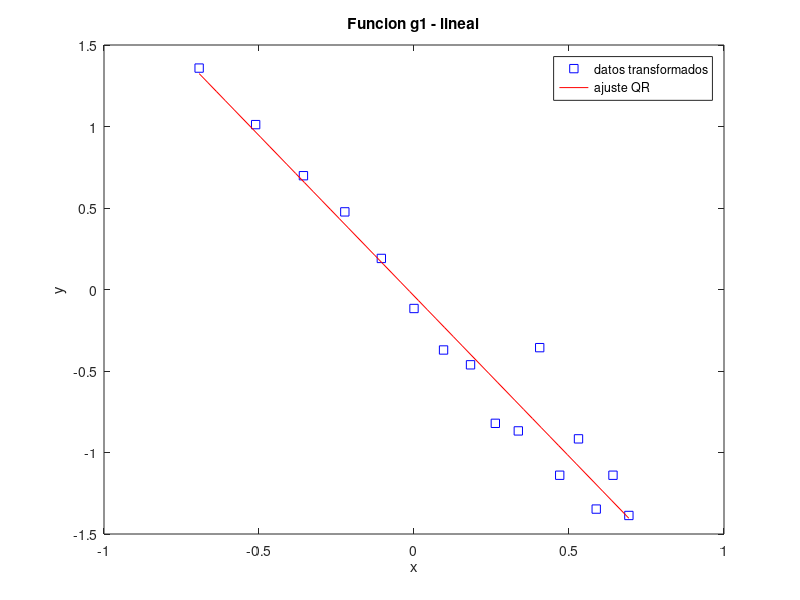
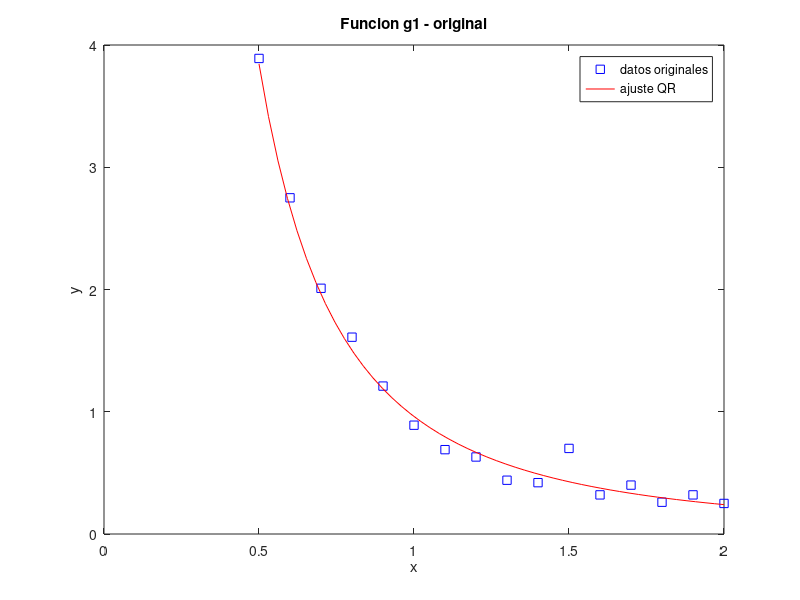
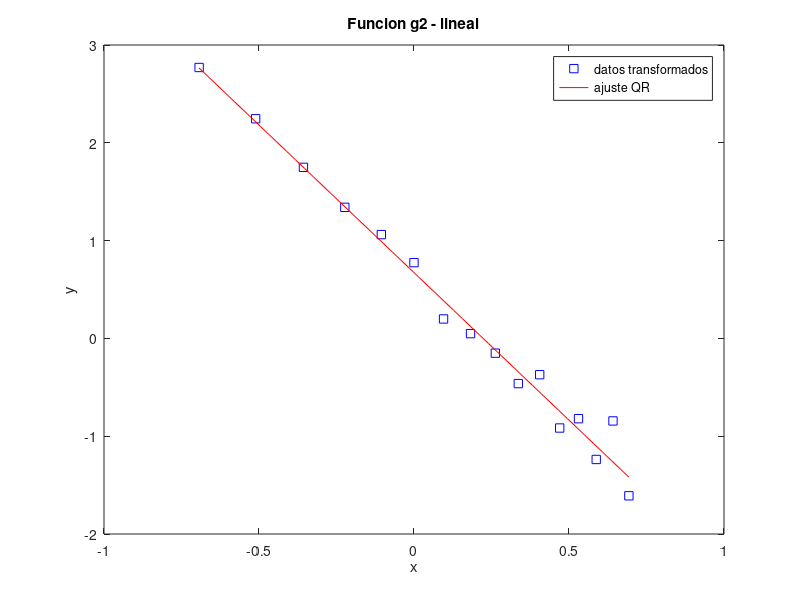
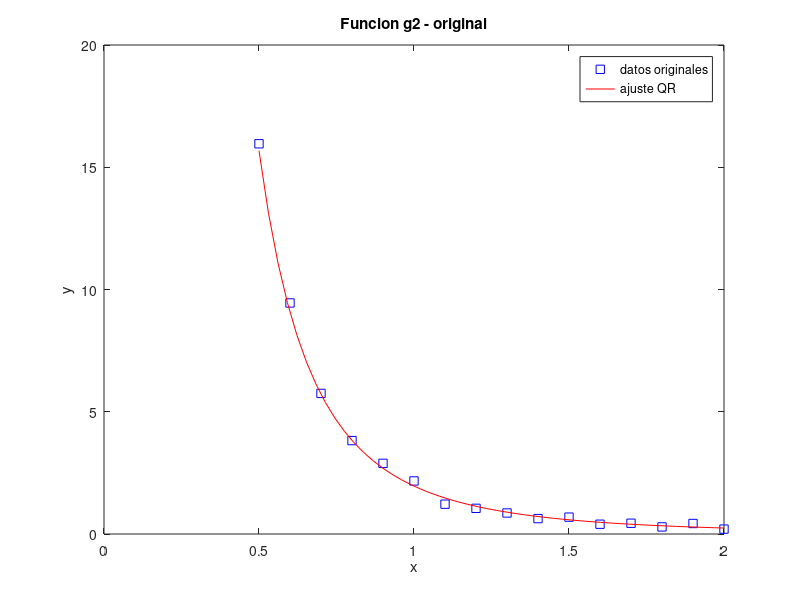

The MATLAB source for these figures, in order:
% Minimos cuadrados a los datos transformados de g1 y g2. PMCL usando descomposicion QR
clear all;
X = [0.5,0.6,0.7,0.8,0.9,1.0,1.1,1.2,1.3,1.4,1.5,1.6,1.7,1.8,1.9,2.0]';
% Funcion g1
Y1 = [3.89,2.75,2.01,1.61,1.21,0.89,0.69,0.63,0.44,0.42,0.70,0.32,0.40,0.26,0.32,0.25]';
% Funcion g2
Y2 = [15.96,9.45,5.75,3.82,2.89,2.17,1.22,1.05,0.86,0.63,0.69,0.40,0.44,0.29,0.43,0.20]';

m = length(X);
n = 2; % modelo lineal

% Modelo de funcion g
% g = @(ci,p) @(x) ci/x^p;

X_cv = log(X);
Y1_cv = log(Y1);
Y2_cv = log(Y2);

A = [X_cv ones(m,1)];
% Descomposicion QR de A:
% [Q, R] = qr(A);
% Resulta mejor calcular Q_r y R_r directamente
% Q = [Q_r Q2]
Q_r = zeros(m,n);
Q_r(:,1) = A(:,1)/norm(A(:,1));
for i = 2:n;
    aux = A(:,i);
    for j = 1:(i-1);
        aux = aux - dot(A(:,i),Q_r(:,j))*Q_r(:,j);
    end
    Q_r(:,i) = aux/norm(aux);
end

% R = [   R_r  ]
%     [0 0 .. 0]
% R_r = R(1:n,:);% 1eras n filas de R
R_r = Q_r'*A;
% Los elementos fuera del triangulo quedan en x10^-17 etc, entonces los hago cero.
for i = 1:n;
    for j = 1:(i-1);
        R_r(i,j) = 0;
    end
end
%--------------
% Funcion g1: %
%--------------
% QtY1_1 = (Q'*Y1_cv)(1:n); % 1eros n elementos del vector Q'Y
QtY1_1 = Q_r'*Y1_cv;

% resuelvo el sist lineal R1X = (Q'Y)_1 con R1 matriz triangular superior, resolver con sustitucion hacia atras.
ec1_opt.UT = true;
Param_1 = linsolve(R_r,QtY1_1,ec1_opt);
% solucion es y = X(1).t + X(2)
% y = c.x^(-p) ; log(y) = -p.log(x) + log(c) ; y_cv = A.t + B
p = round(-Param_1(1));
c = exp(Param_1(2));

% Valor minimizado: ||AX - Y||^2
dist_g1 = sum((c*X.^(-p) - Y1).^2);

%--------------
% Funcion g2: %
%--------------
% QtY1_2 = (Q'*Y2_cv)(1:n); % 1eros n elementos del vector Q'Y
QtY1_2 = Q_r'*Y2_cv;

% resuelvo el sist lineal R1X = (Q'Y)_1 con R1 matriz triangular superior, resolver con sustitucion hacia atras.
ec2_opt.UT = true;
Param_2 = linsolve(R_r,QtY1_2,ec2_opt);
% solucion es y = X(1).t + X(2)
% y = d.x^(-q) ; log(y) = -q.log(x) + log(d) ; y_cv = A.t + B
q = round(-Param_2(1));
d = exp(Param_2(2));

% Valor minimizado: ||AX - Y||^2
dist_g2 = sum((d*X.^(-q) - Y2).^2);

%---------------------------------------
% Graficas para correccion del modelo: %
%---------------------------------------
% Funcion g1
% Grafica modelo lineal con transformacion logaritmica de los datos
figure (1)
plot(X_cv, Y1_cv, 'bs')
hold on
vect_Xcv = linspace(X_cv(1),X_cv(m),50);
plot(vect_Xcv, Param_1(1)*vect_Xcv + Param_1(2), 'r')
title ("Funcion g1 - lineal");
xlabel ("x");
ylabel ("y");
legend("datos transformados", "ajuste QR");

% Grafica sin transformacion logaritmica de los datos
figure (2)
plot(X, Y1, 'bs')
hold on
vect_X = linspace(X(1),X(m),50);
plot(vect_X, c*vect_X.^(-p), 'r')
title ("Funcion g1 - original");
xlabel ("x");
ylabel ("y");
legend("datos originales", "ajuste QR");
%----------------------------
% Funcion g2
% Grafica modelo lineal con transformacion logaritmica de los datos
figure (3)
plot(X_cv, Y2_cv, 'bs')
hold on
% vect_Xcv = linspace(X_cv(1),X_cv(m),50);
plot(vect_Xcv, Param_2(1)*vect_Xcv + Param_2(2), 'r')
title ("Funcion g2 - lineal");
xlabel ("x");
ylabel ("y");
legend("datos transformados", "ajuste QR");

% Grafica sin transformacion logaritmica de los datos
figure (4)
plot(X, Y2, 'bs')
hold on
% vect_X = linspace(X(1),X(m),50);
plot(vect_X, d*vect_X.^(-q), 'r')
title ("Funcion g2 - original");
xlabel ("x");
ylabel ("y");
legend("datos originales", "ajuste QR");

% dado x, y = 3*x.^2 + 2*x + 1; => polyfit(x,y,2) = [3 2 1]
